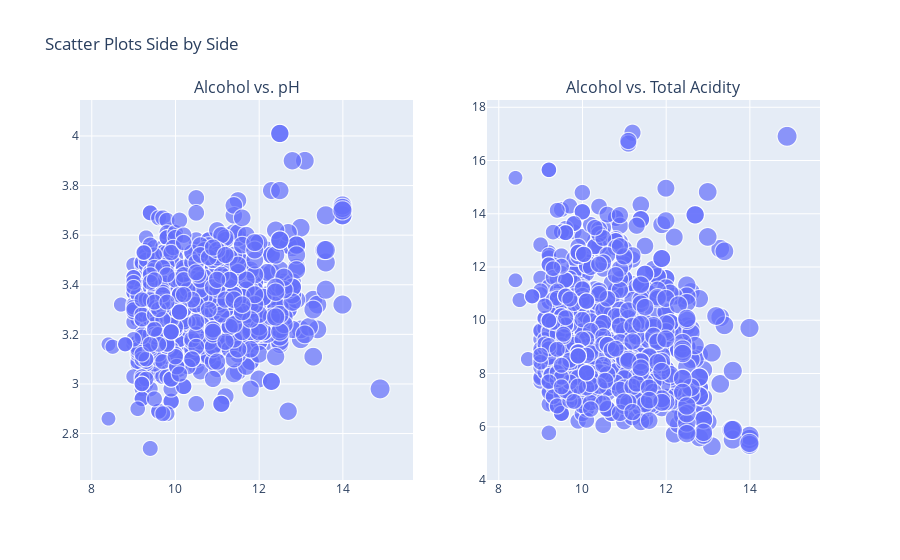

This figure's notebook cell:
### Code cell
import plotly.express as px
from plotly.subplots import make_subplots
import plotly.graph_objects as go
df['acidity_sum'] = df['fixed acidity']+df['volatile acidity']+ df['citric acid']
fig = make_subplots(rows=1, cols=2, subplot_titles=("Alcohol vs. pH", "Alcohol vs. Total Acidity"))
scatter1 = px.scatter(df, x="alcohol", y="pH", size="alcohol", trendline="ols", title="Relationship Between Alcohol And pH Value")
scatter1_trace = scatter1.data[0]
fig.add_trace(scatter1_trace, row=1, col=1)
scatter2 = px.scatter(df, x="alcohol", y="acidity_sum", size="alcohol", trendline="ols", title="Relationship Between Total Acidity And Alcohol")
scatter2_trace = scatter2.data[0]
fig.add_trace(scatter2_trace, row=1, col=2)
fig.update_layout(title_text="Scatter Plots Side by Side", showlegend=False)
fig.show()

### Figure 1 — Plotly figure (JSON) as saved in the notebook; plotly's stock layout.template omitted (floating-point values rounded to 4 significant figures; data arrays with more than 128 entries replaced by an {"elided": "..."} marker saying what was removed)
{"data": [{"hovertemplate": "alcohol=%{marker.size}<br>pH=%{y}<extra></extra>", "legendgroup": "", "marker": {"color": "#636efa", "size": {"elided": "1143 float values"}, "sizemode": "area", "sizeref": 0.03725, "symbol": "circle"}, "mode": "markers", "name": "", "showlegend": false, "type": "scattergl", "x": {"elided": "1143 float values"}, "xaxis": "x", "y": {"elided": "1143 float values"}, "yaxis": "y"}, {"hovertemplate": "alcohol=%{marker.size}<br>acidity_sum=%{y}<extra></extra>", "legendgroup": "", "marker": {"color": "#636efa", "size": {"elided": "1143 float values"}, "sizemode": "area", "sizeref": 0.03725, "symbol": "circle"}, "mode": "markers", "name": "", "showlegend": false, "type": "scattergl", "x": {"elided": "1143 float values"}, "xaxis": "x2", "y": {"elided": "1143 float values"}, "yaxis": "y2"}], "layout": {"annotations": [{"font": {"size": 16}, "showarrow": false, "text": "Alcohol vs. pH", "x": 0.225, "xanchor": "center", "xref": "paper", "y": 1, "yanchor": "bottom", "yref": "paper"}, {"font": {"size": 16}, "showarrow": false, "text": "Alcohol vs. Total Acidity", "x": 0.775, "xanchor": "center", "xref": "paper", "y": 1, "yanchor": "bottom", "yref": "paper"}], "showlegend": false, "title": {"text": "Scatter Plots Side by Side"}, "xaxis": {"anchor": "y", "domain": [0, 0.45]}, "xaxis2": {"anchor": "y2", "domain": [0.55, 1]}, "yaxis": {"anchor": "x", "domain": [0, 1]}, "yaxis2": {"anchor": "x2", "domain": [0, 1]}}}
